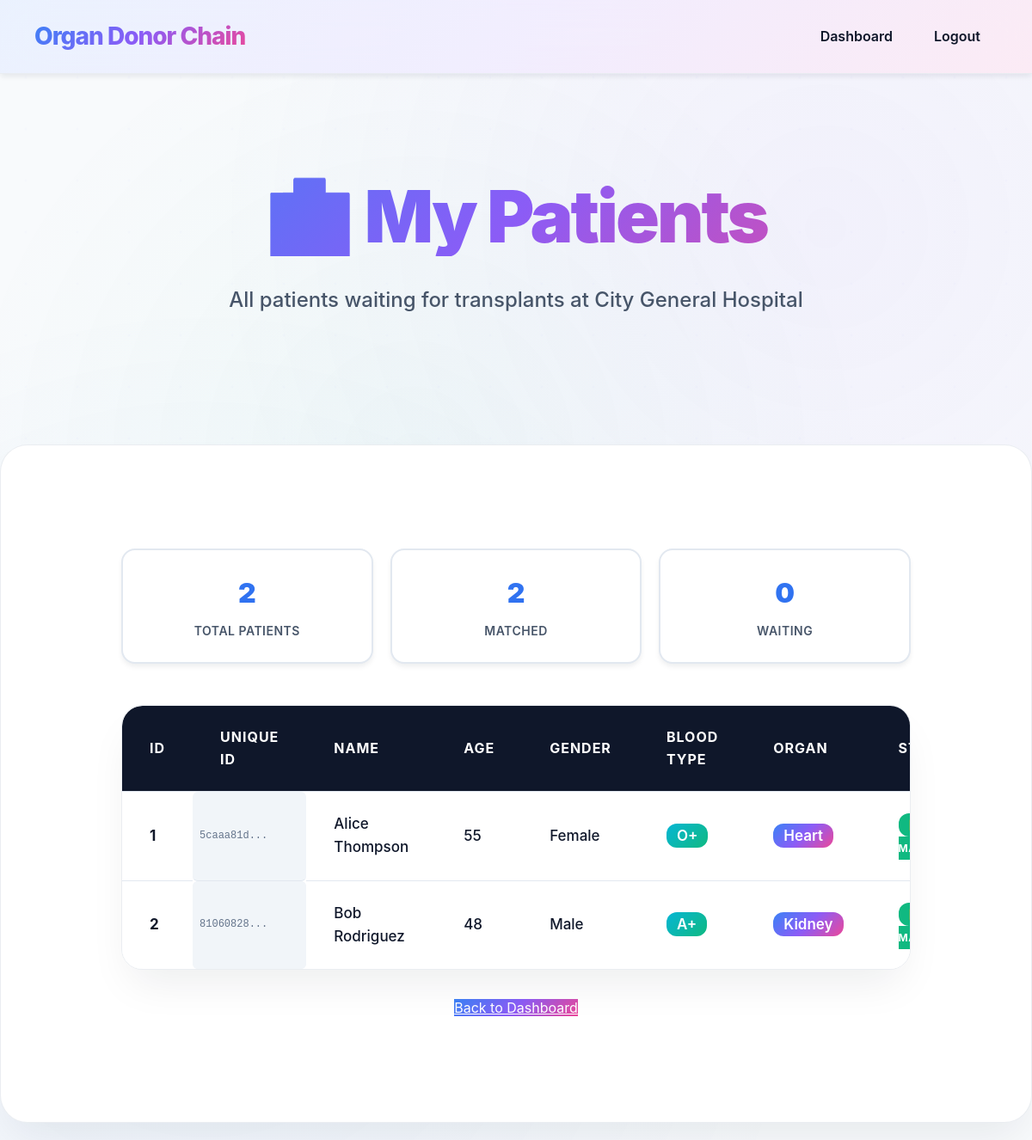
The app's page /hospital_patients (signed in), older data.
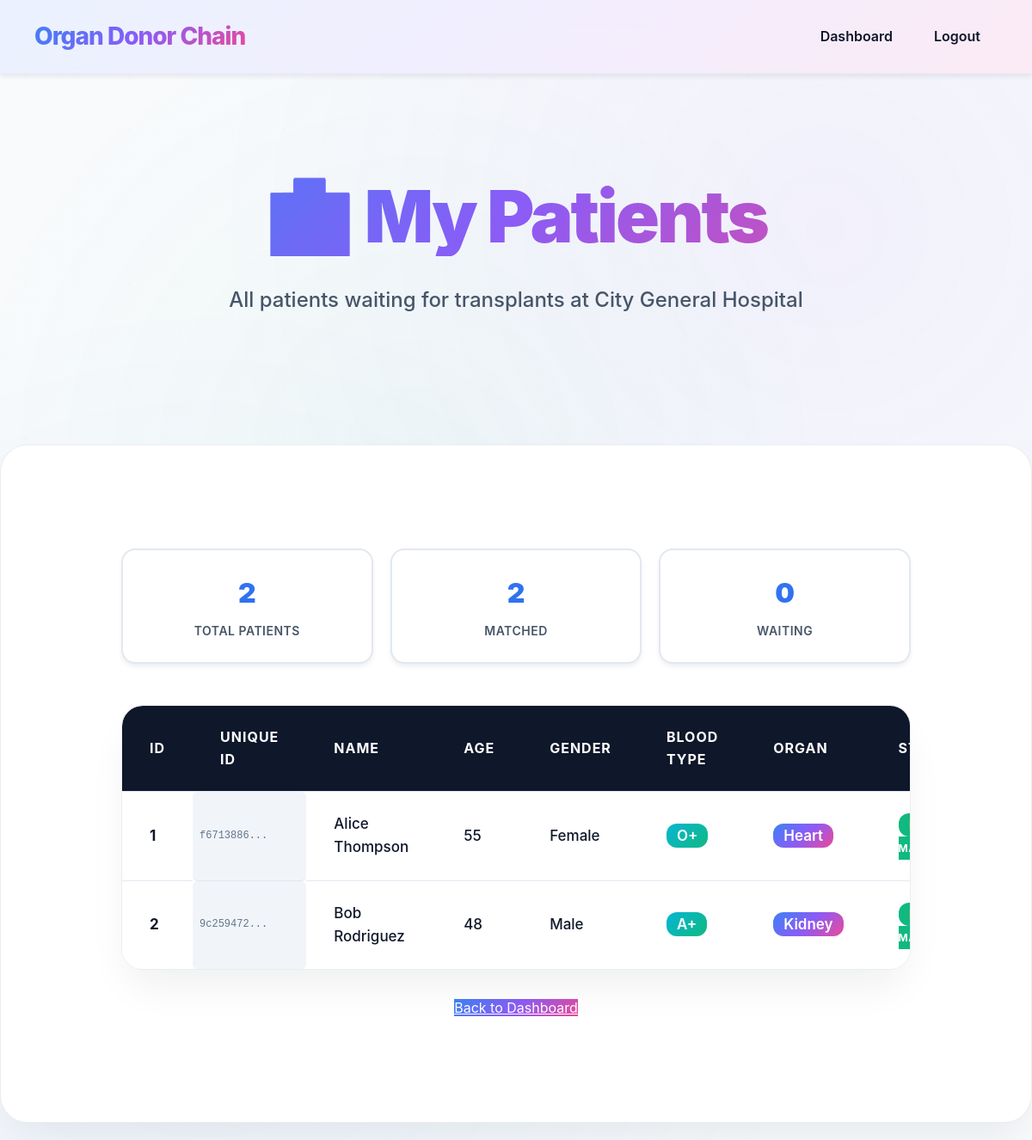
The same page, newer data.
### tables this page shows
CREATE TABLE patient (
        id INTEGER PRIMARY KEY AUTOINCREMENT,
        unique_id TEXT UNIQUE,
        hospital_id INTEGER,
        name TEXT,
        age INTEGER,
        gender TEXT,
        blood_type TEXT,
        organ TEXT,
        status TEXT DEFAULT 'Not Matched',
        registration_date TEXT DEFAULT CURRENT_TIMESTAMP,
        FOREIGN KEY (hospital_id) REFERENCES hospital(id)
    );

### server/app.py (the view)
@app.route('/hospital_patients')
def hospital_patients():
    if 'hospital' not in session:
        return redirect('/login')
    hospital_id = session['hospital']
    hospital_name = session.get('hospital_name')
    conn = sqlite3.connect(DB)
    c = conn.cursor()
    try:
        c.execute('''
            SELECT id, unique_id, name, age, gender, blood_type, organ, status, registration_date
            FROM patient
            WHERE hospital_id = ?
            ORDER BY registration_date ASC
        ''', (hospital_id,))
        patients = c.fetchall()
    except sqlite3.OperationalError:
        c.execute('''
            SELECT id, name, age, gender, blood_type, organ, status
            FROM patient
            WHERE hospital_id = ?
            ORDER BY id ASC
        ''', (hospital_id,))
        old_patients = c.fetchall()
        patients = [(p[0], 'N/A', p[1], p[2], p[3], p[4], p[5], p[6], 'N/A') for p in old_patients]
    conn.close()
    return render_template('hospital_patients.html', patients=patients, hospital_name=hospital_name)

### client/templates/hospital_patients.html (shortened to what this page needs)
<!DOCTYPE html>
<html>
<head>
    <link rel="stylesheet" href="../static/style.css">
</head>
<body>
<nav class="navbar">
    <div class="nav-container">
        <a class="brand" href="/login">Organ Donor Chain</a>
        <ul class="nav-links">
            <li><a href="/hospital_dashboard">Dashboard</a></li>
            <li><a href="/logout">Logout</a></li>
        </ul>
    </div>
</nav>
<section class="hero">
    <div class="hero-inner">
        <h1>🏥 My Patients</h1>
        <p>All patients waiting for transplants at {{ hospital_name }}</p>
    </div>
</section>
<div class="container container-wide">
    <div class="stats-header">
        <div class="stat-card">
            <div class="stat-number">{{ patients|length }}</div>
            <div class="stat-label">Total Patients</div>
        </div>
        <div class="stat-card">
            <div class="stat-number">{{ patients|selectattr('7', 'equalto', 'Matched')|list|length }}</div>
            <div class="stat-label">Matched</div>
        </div>
        <div class="stat-card">
            <div class="stat-number">{{ patients|selectattr('7', 'equalto', 'Not Matched')|list|length }}</div>
            <div class="stat-label">Waiting</div>
        </div>
    </div>
    <div class="table-container">
        <table>
            <thead>
                <tr>
                    <th>ID</th>
                    <th>Unique ID</th>
                    <th>Name</th>
                    <th>Age</th>
                    <th>Gender</th>
                    <th>Blood Type</th>
                    <th>Organ</th>
                    <th>Status</th>
                </tr>
            </thead>
            <tbody>
                {% for patient in patients %}
                <tr>
                    <td><strong>{{ patient[0] }}</strong></td>
                    <td class="unique-id-cell">{{ patient[1][:8] }}...</td>
                    <td>{{ patient[2] }}</td>
                    <td>{{ patient[3] }}</td>
                    <td>{{ patient[4] }}</td>
                    <td><span style="background: var(--secondary-gradient); color: white; padding: 4px 12px; border-radius: 12px; font-weight: 600;">{{ patient[5] }}</span></td>
                    <td><span style="background: var(--primary-gradient); color: white; padding: 4px 12px; border-radius: 12px; font-weight: 600;">{{ patient[6] }}</span></td>
                    <td>
                        {% if patient[7] == 'Matched' %}
                        <span class="status-badge status-matched">✅ Matched</span>
                        {% else %}
                        <span class="status-badge status-not-matched">⏳ Waiting</span>
                        {% endif %}
                    </td>
                </tr>
                {% endfor %}
            </tbody>
        </table>
    </div>
    <div style="margin-top: 32px; text-align: center;">
        <a href="/hospital_dashboard" class="btn-primary">Back to Dashboard</a>
    </div>
</div>
</body>
</html>

Row changes from the older to the newer data that the page shows:
changed patient "Alice Thompson": patient "5caaa81d" → "f6713886"
changed patient "Bob Rodriguez": patient "81060828" → "9c259472"
